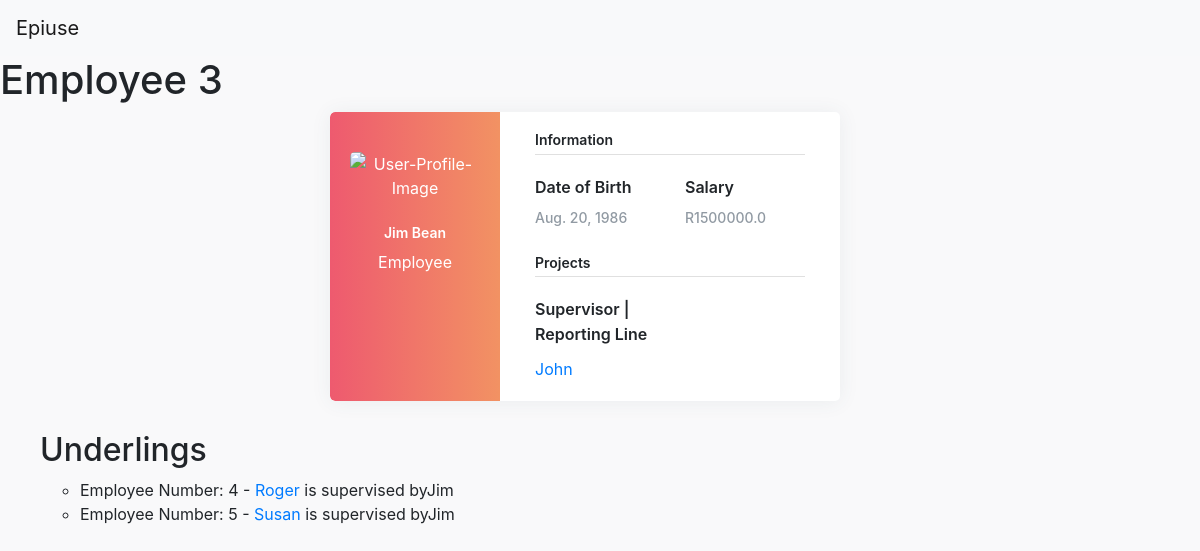
Page /3 on the committed database.
### main/models.py (models this page shows, shortened)
class Employee(models.Model):
    emp_num = models.IntegerField(primary_key=True,null=False)
    emp_relation = models.ForeignKey('self', verbose_name=("relation"), on_delete=models.CASCADE,null=True,blank=True,related_name="underlings")
    emp_role = models.CharField(max_length=50)
    emp_name = models.CharField(max_length=50)
    emp_surname = models.CharField(max_length=50)
    emp_dob =  models.DateField()
    emp_salary = models.FloatField()

### main/views.py (the view)
# urls.py: path('<int:emp_num>',views.employee,name="employee"),
def employee(request,emp_num):
    try:
        employee = Employee.objects.get(pk=emp_num)
    except Employee.DoesNotExist:
        raise Http404("Employee Does Not Exist")
    if employee.emp_relation_id == None:
            supervisor = Employee.objects.get(pk=employee.emp_num)
    else:
            supervisor = Employee.objects.get(pk = employee.emp_relation_id)
    context = {
        "employee":employee,
        "underlings":employee.underlings.all(),
        "supervisor":supervisor,
    }
    return render(request,"epiuse/employee.html",context)

### main/templates/epiuse/employee.html (shortened to what this page needs)
{% extends 'epiuse/base.html' %}
{% block body %}
{% include 'includes/main_navbar.html' %}
{% load static %}
<link rel="stylesheet" href="{% static 'employee.css' %}">
<h1>Employee {{employee.emp_num}}</h1>
<div class="container">
    <div class="row container d-flex justify-content-center">
        <div class="col-xl-6 col-md-12">
            <div class="card user-card-full">
                <div class="row m-l-0 m-r-0">
                    <div class="col-sm-4 bg-c-lite-green user-profile">
                        <div class="card-block text-center text-white">
                            <div class="m-b-25"> <img src="https://img.icons8.com/bubbles/100/000000/user.png" class="img-radius" alt="User-Profile-Image"> </div>
                            <h6 class="f-w-600">{{employee.emp_name}} {{employee.emp_surname}}</h6>
                            <p>{{employee.emp_role}}</p>
                        </div>
                    </div>
                    <div class="col-sm-8">
                        <div class="card-block">
                            <h6 class="m-b-20 p-b-5 b-b-default f-w-600">Information</h6>
                            <div class="row">
                                <div class="col-sm-6">
                                    <p class="m-b-10 f-w-600">Date of Birth</p>
                                    <h6 class="text-muted f-w-400">{{employee.emp_dob}}</h6>
                                </div>
                                <div class="col-sm-6">
                                    <p class="m-b-10 f-w-600">Salary</p>
                                    <h6 class="text-muted f-w-400">R{{employee.emp_salary}}</h6>
                                </div>
                            </div>
                            <h6 class="m-b-20 m-t-40 p-b-5 b-b-default f-w-600">Projects</h6>
                            <div class="row">
                                <div class="col-sm-6">
                                    <p class="m-b-10 f-w-600">Supervisor | Reporting Line</p>
                                    {% if supervisor.emp_num != employee.emp_num %}
                                    <a href="{% url 'employee' supervisor.emp_num %}">{{supervisor.emp_name}}</a>
                                    {% endif %}
                                </div>
                            </div>
                        </div>
                    </div>
                </div>
            </div>
        </div>
    </div>
</div>
<ul>
<h2>Underlings</h2>
<ul>
{% for underling in underlings %}
<li>Employee Number: {{ underling.emp_num}} - <a href="{% url 'employee' underling.emp_num %}">{{underling.emp_name}}</a> is supervised by{{employee.emp_name}}</li>
{% empty %}
<li>The employee does not have underlings.</li>
{% endfor %}
</ul>
{% endblock %}

### main/static/employee.css (style rules this page uses)
body { background-color: #f9f9fa }
.user-card-full { overflow: hidden }
.card { border-radius: 5px; -webkit-box-shadow: 0 1px 20px 0 rgba(69, 90, 100, 0.08); box-shadow: 0 1px 20px 0 rgba(69, 90, 100, 0.08); border: none; margin-bottom: 30px }
.m-r-0 { margin-right: 0px }
.m-l-0 { margin-left: 0px }
.user-card-full .user-profile { border-radius: 5px 0 0 5px }
.bg-c-lite-green { background: -webkit-gradient(linear, left top, right top, from(#f29263), to(#ee5a6f)); background: linear-gradient(to right, #ee5a6f, #f29263) }
.user-profile { padding: 20px 0 }
.card-block { padding: 1.25rem }
.m-b-25 { margin-bottom: 25px }
.img-radius { border-radius: 5px }
h6 { font-size: 14px }
.card .card-block p { line-height: 25px }
.b-b-default { border-bottom: 1px solid #e0e0e0 }
.m-b-20 { margin-bottom: 20px }
.p-b-5 { padding-bottom: 5px !important }
.m-b-10 { margin-bottom: 10px }
.text-muted { color: #919aa3 !important }
.f-w-600 { font-weight: 600 }
.m-t-40 { margin-top: 20px }
.user-card-full::before { content: "xfsdf"; position: absolute; top:20px; left:10px; background-color: red; }

### rows in the picture
Employee: emp_num "3", emp_name "Jim", emp_surname "Bean", emp_role "Employee", emp_dob "Aug. 20, 1986", emp_salary "1500000.0"
Employee: emp_name "John"
Employee: emp_num "4", emp_name "Roger"
Employee: emp_num "5", emp_name "Susan"
